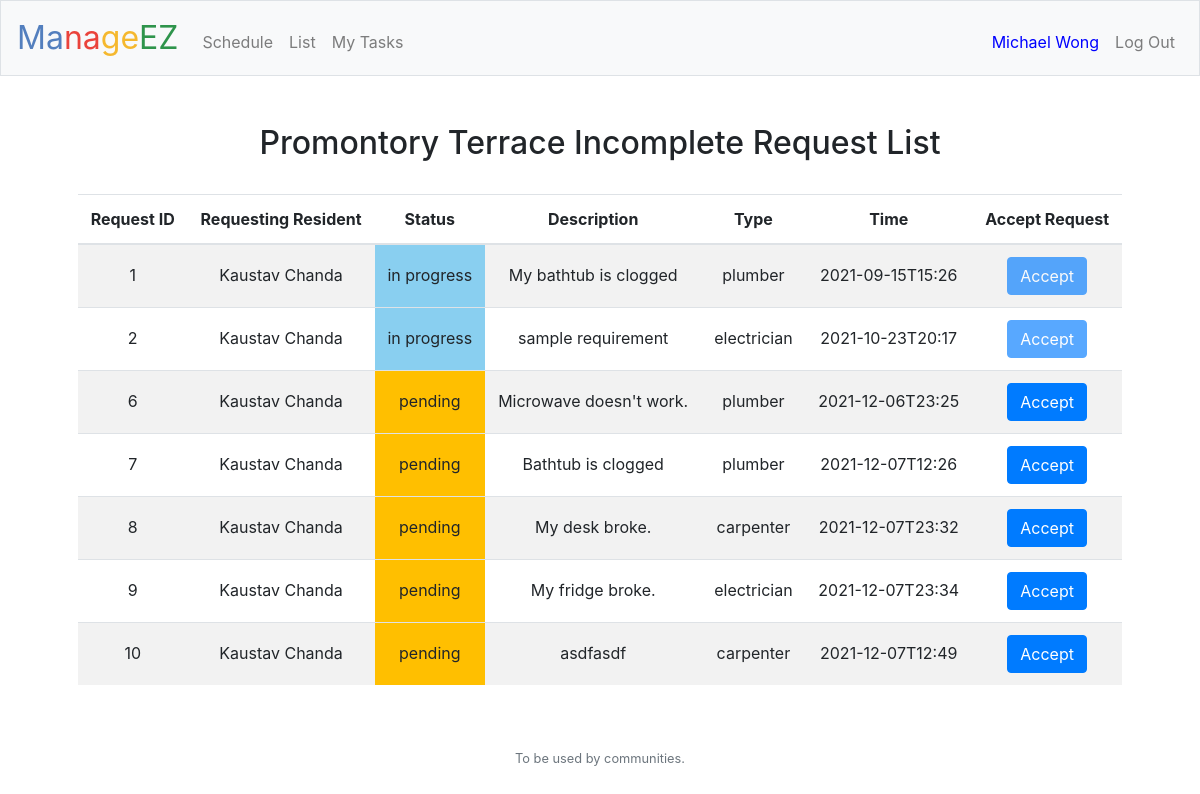
The page /listr (signed in) on the database its author committed.
### tables this page shows
CREATE TABLE 'users' ('id' integer PRIMARY KEY AUTOINCREMENT NOT NULL, 'username' text, 'password' text, 'type' text, 'community' text, 'expertise' text DEFAULT 'resident');

CREATE TABLE "calls" ('request_id' integer PRIMARY KEY NOT NULL, 'resident_id' integer NOT NULL, 'staff_id' integer, 'status' text NOT NULL, 'description' text NOT NULL, 'requirement' text NOT NULL, 'req_t' text NOT NULL, 'accept_t' text, 'complete_t' text, 's_description' text, 'rating' integer, 'complaints' text);

### application.py (the view)
@app.route("/listr", methods=["GET", "POST"])
@login_required
def listr():
    if request.method == "POST":
        return redirect('/tasks')
    else:
        if session["type"] == "staff":
            rows = db.execute("SELECT DISTINCT request_id, resident_id, status, description, requirement, req_t FROM calls JOIN users ON resident_id WHERE users.community = :com AND calls.status != 'completed' AND calls.status != 'closed'", com = session["comm"])
            req_list = []
            for row in rows:
                name = db.execute("SELECT username FROM users WHERE id = :uid", uid=row["resident_id"])
                req_list.append({
                    "id": row["request_id"],
                    "name": name[0]["username"],
                    "status": row["status"],
                    "description": row["description"],
                    "requirement": row["requirement"],
                    "time": row["req_t"]
                })
            request_id = request.args.get('rid')
            accept_time = request.args.get('acct')
            if request_id:
                flash('Request Accepted')
                db.execute("UPDATE calls SET status = 'in progress', staff_id = :uid, accept_t = :at WHERE request_id = :rid", uid=session["user_id"], rid=request_id, at = accept_time)
            return render_template("listr.html", requirements=req_list, comm=session["comm"])
        else:
            return apology("Forbidden", 403)

### application.py (called while the page is built)
@app.after_request
def after_request(response):
    response.headers["Cache-Control"] = "no-cache, no-store, must-revalidate"
    response.headers["Expires"] = 0
    response.headers["Pragma"] = "no-cache"
    return response

### helpers.py (called while the page is built)
def login_required(f):
    @wraps(f)
    def decorated_function(*args, **kwargs):
        if session.get("user_id") is None:
            return redirect("/login")
        return f(*args, **kwargs)
    return decorated_function

### templates/listr.html (shortened to what this page needs)
{% extends "layout.html" %}
{% block main %}
    <h2>{{comm}} Incomplete Request List</h2>
    <br>
    {% if requirements %}
        <table class="table table-striped">
            <thead>
                <th>Request ID</th>
                <th>Requesting Resident</th>
                <th>Status</th>
                <th>Description</th>
                <th>Type</th>
                <th>Time</th>
                <th>Accept Request</th>
            </thead>
            <tbody>
                {% for request in requirements %}
                    <tr>
                        <td id="{{request['id']}}" style="padding-top: 18px;" name="req_id">{{request["id"]}}</td>
                        <td style="padding-top: 18px;" name="name">{{request["name"]}}</td>
                        <td style="padding-top: 18px;" name="status">{{request["status"]}}</td>
                        <td style="padding-top: 18px;" name="description">{{request["description"]}}</td>
                        <td style="padding-top: 18px;" name="requirement">{{request["requirement"]}}</td>
                        <td style="padding-top: 18px;" name="time">{{request["time"]}}</td>
                        {% if request["status"] == "in progress" or request["status"] == "completed" %}
                            <td><button disabled id="{{request['id']}} btn" class="btn btn-primary" type="submit">Accept</button></td>
                        {% else %}
                            <td><button id="{{request['id']}} btn" class="btn btn-primary" type="submit">Accept</button></td>
                        {% endif %}
                    </tr>
                {% endfor %}
            </tbody>
        </table>
    {% else %}
        <hr>
        <h3 style="color: red;">No currently pending requests from any resident of this community</h2>
    {% endif %}
{% endblock %}

### static/styles.css (style rules this page uses)
button { transition: 0.5s !important; }

### rows shown on the page
users: community "Promontory Terrace", name "Kaustav Chanda" "Kaustav Chanda" "Kaustav Chanda" "Kaustav Chanda" "Kaustav Chanda" "Kaustav Chanda" "Kaustav Chanda"
calls: status "in progress", description "My bathtub is clogged", requirement "plumber", time "2021-09-15T15:26"
calls: status "in progress", description "sample requirement", requirement "electrician", time "2021-10-23T20:17"
calls: status "pending", description "Microwave doesn't work.", requirement "plumber", time "2021-12-06T23:25"
calls: status "pending", description "Bathtub is clogged", requirement "plumber", time "2021-12-07T12:26"
calls: status "pending", description "My desk broke.", requirement "carpenter", time "2021-12-07T23:32"
calls: status "pending", description "My fridge broke.", requirement "electrician", time "2021-12-07T23:34"
calls: status "pending", description "asdfasdf", requirement "carpenter", time "2021-12-07T12:49"

### other values the page prints
{{ session.username }} "Michael Wong"
{{ request["id"] }} "1" "2" "6" "7" "8" "9" "10"
